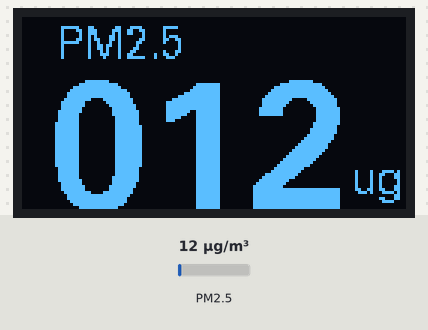
Bench run of a sketch on a simulated ESP32. Shown: 128×64 one-colour display. Inputs (shaded band) come from the test bench; at power-on: PM2.5 12 µg/m³. Random numbers use the default seed unless the sketch sets one; what the sketch prints to the serial monitor is not drawn.

Above: at 1.6 s.
1.7 s: PM2.5 set to 6 µg/m³
At 6.5 s:
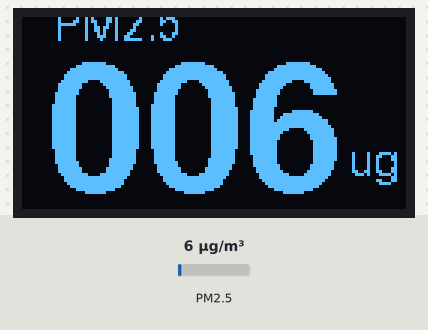
12.5 s: PM2.5 set to 75 µg/m³
At 17.2 s:
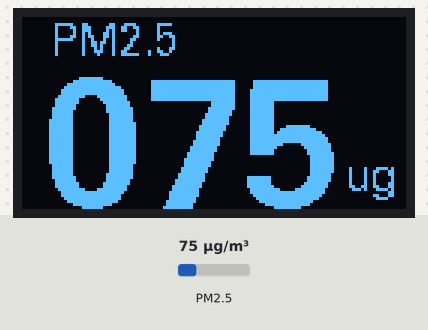
22.6 s: PM2.5 set to 150 µg/m³
At 26.8 s:
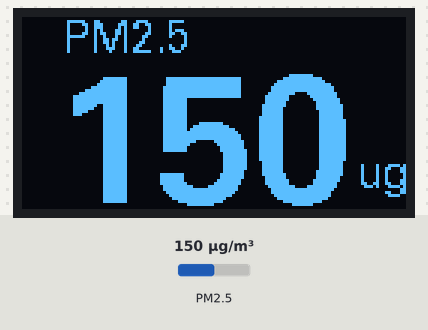
Timing chart, 0 to 28.3 s (numbered marks = the images above; inputs shaded):
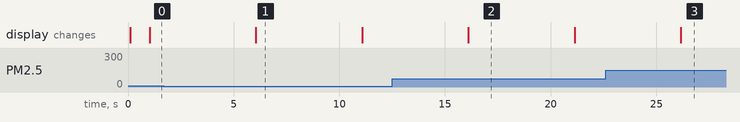

The sketch:

esp32_pms7003_v1.ino
```cpp
#include <U8g2lib.h>
#include "PMS.h"

// OLED 초기화 (소프트웨어 I2C 사용, 클럭 핀: GPIO 22, 데이터 핀: GPIO 21)
U8G2_SSD1306_128X64_NONAME_F_SW_I2C u8g2(U8G2_R0, /* clock=*/ 22, /* data=*/ 21, /* reset=*/ U8X8_PIN_NONE);

// PMS 센서 초기화
PMS pms(Serial2);
PMS::DATA data;

const int powerPin = 13;  // 전원 공급을 위한 GPIO 핀 정의

void setup()
{
  // GPIO 13번 핀을 전원 공급 핀으로 설정
  pinMode(powerPin, OUTPUT);  // GPIO 13번 핀을 출력 모드로 설정
  digitalWrite(powerPin, HIGH);  // GPIO 13번 핀을 HIGH로 설정하여 전원 공급

  delay(100);  // 잠시 대기하여 전원이 안정화될 시간을 줌

  // PMS 센서 시리얼 통신 설정
  Serial2.begin(9600, SERIAL_8N1, 16, 17);   // TX = GPIO 17, RX = GPIO 16
  Serial.begin(9600);  // 시리얼 모니터 설정

  // OLED 초기화
  u8g2.begin();
  u8g2.clearDisplay();
}

void loop()
{
  if (pms.read(data))
  {
    // PM2.5 값을 시리얼 모니터에 출력
    Serial.print("PM 1.0 (ug/m3): ");
    Serial.println(data.PM_AE_UG_1_0);

    Serial.print("PM 2.5 (ug/m3): ");
    Serial.println(data.PM_AE_UG_2_5);

    Serial.print("PM 10.0 (ug/m3): ");
    Serial.println(data.PM_AE_UG_10_0);

    // PM2.5 값을 세 자리 숫자로 포맷팅
    char pm25str[4];  // 세 자리 숫자와 null terminator를 위한 공간
    snprintf(pm25str, sizeof(pm25str), "%03d", data.PM_AE_UG_2_5);


    int randomOffset0 = random(0, 5); // -5에서 5픽셀 사이의 랜덤 오프셋
    int randomOffset1 = random(-2, 5); // -5에서 5픽셀 사이의 랜덤 오프셋

    // OLED에 PM2.5 값만 출력
    u8g2.clearBuffer();                        // 버퍼 지우기
    u8g2.setFont(u8g2_font_fub42_tn);          // 큰 폰트 설정 (높이 약 42 픽셀)
    int x = 11; // 텍스트를 중앙 정렬하기 위한 x 좌표 계산
    int y = 62;        // 텍스트를 중앙에 맞추기 위한 y 좌표 계산
    u8g2.drawStr(x- randomOffset0, y - randomOffset1, pm25str);                // OLED 화면에 텍스트 출력

    // 'ug' 단위를 작은 폰트로 표시
    u8g2.setFont(u8g2_font_fur11_tr);           // 작은 폰트 설정 (높이 약 11 픽셀)
    //u8g2.drawStr(112- randomOffset0, 57 - randomOffset1, "ug");
    u8g2.drawStr(x + 101 - randomOffset0, y - 5 - randomOffset1, "ug");
    u8g2.drawStr(x+3 - randomOffset0, y - 50 - randomOffset1, "PM2.5");
    u8g2.sendBuffer();                         // 디스플레이 업데이트

    delay(5000);  // 5초 대기 후 다시 데이터 읽기
  }
}
```

Measured:
- what the display in image 1 shows lasts 5.0 s, from 6.1 s to 11.1 s
